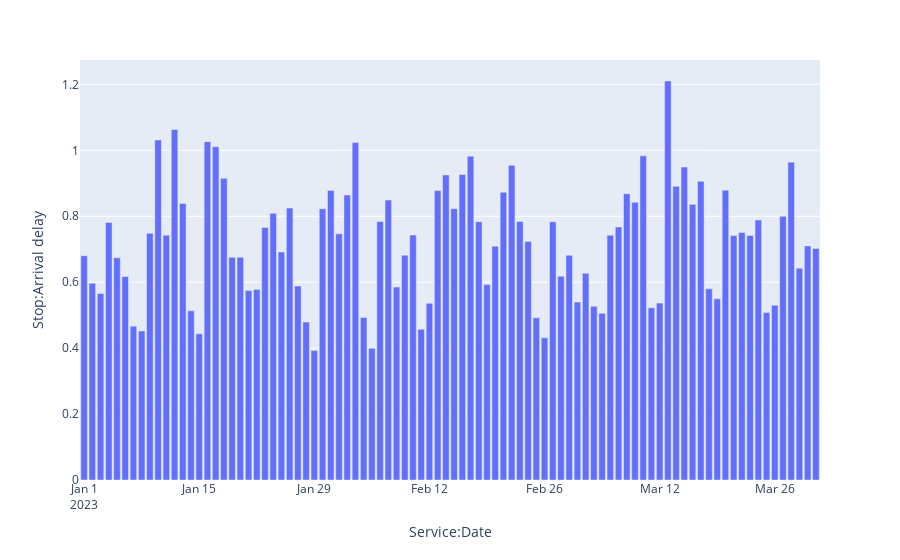

Notebook code cell kept with this figure:
### Markdown cell above
als ik naar wat de twee chards zeggen lijken ze goed evereen te komen. dit betekend dat meestal als een trein te laat binnen komt zal hij waarschijnlijk ook die zelfde verschil te laat vertrekken. en daarmee ga ik nu kijken wat de vertragin in minuten is in een tabel.

met deze table zal ik kijken of er op een bepaalde lijn meer vertragin is dan op een ander. hiervoor moet ik wel oppassen en kijken of ik niet te vaak de zelfde lijn meenemen. en ik pak de mean omdat ik de average vertaging van de ritten op een dag zien.

### Code cell
# Service:RDT-ID, Service:Date

grouped = Train_trafic_2023.groupby(['Service:Date', 'Service:RDT-ID'])['Stop:Arrival delay'].mean()

# To convert it back to a DataFrame
df_avarage_delay_day = grouped.reset_index(name='Stop:Arrival delay')

grouped = df_avarage_delay_day.groupby(['Service:Date'])['Stop:Arrival delay'].mean()

df_avarage_delay_day = grouped.reset_index(name='Stop:Arrival delay')

display(df_avarage_delay_day)

fig = px.bar(df_avarage_delay_day, x='Service:Date', y='Stop:Arrival delay')
fig.show()

### Figure 1 — Plotly figure (JSON) as saved in the notebook; plotly's stock layout.template omitted (floating-point values rounded to 4 significant figures)
{"data": [{"alignmentgroup": "True", "hovertemplate": "Service:Date=%{x}<br>Stop:Arrival delay=%{y}<extra></extra>", "legendgroup": "", "marker": {"color": "#636efa", "pattern": {"shape": ""}}, "name": "", "offsetgroup": "", "orientation": "v", "showlegend": false, "textposition": "auto", "type": "bar", "x": ["2023-01-01T00:00:00", "2023-01-02T00:00:00", "2023-01-03T00:00:00", "2023-01-04T00:00:00", "2023-01-05T00:00:00", "2023-01-06T00:00:00", "2023-01-07T00:00:00", "2023-01-08T00:00:00", "2023-01-09T00:00:00", "2023-01-10T00:00:00", "2023-01-11T00:00:00", "2023-01-12T00:00:00", "2023-01-13T00:00:00", "2023-01-14T00:00:00", "2023-01-15T00:00:00", "2023-01-16T00:00:00", "2023-01-17T00:00:00", "2023-01-18T00:00:00", "2023-01-19T00:00:00", "2023-01-20T00:00:00", "2023-01-21T00:00:00", "2023-01-22T00:00:00", "2023-01-23T00:00:00", "2023-01-24T00:00:00", "2023-01-25T00:00:00", "2023-01-26T00:00:00", "2023-01-27T00:00:00", "2023-01-28T00:00:00", "2023-01-29T00:00:00", "2023-01-30T00:00:00", "2023-01-31T00:00:00", "2023-02-01T00:00:00", "2023-02-02T00:00:00", "2023-02-03T00:00:00", "2023-02-04T00:00:00", "2023-02-05T00:00:00", "2023-02-06T00:00:00", "2023-02-07T00:00:00", "2023-02-08T00:00:00", "2023-02-09T00:00:00", "2023-02-10T00:00:00", "2023-02-11T00:00:00", "2023-02-12T00:00:00", "2023-02-13T00:00:00", "2023-02-14T00:00:00", "2023-02-15T00:00:00", "2023-02-16T00:00:00", "2023-02-17T00:00:00", "2023-02-18T00:00:00", "2023-02-19T00:00:00", "2023-02-20T00:00:00", "2023-02-21T00:00:00", "2023-02-22T00:00:00", "2023-02-23T00:00:00", "2023-02-24T00:00:00", "2023-02-25T00:00:00", "2023-02-26T00:00:00", "2023-02-27T00:00:00", "2023-02-28T00:00:00", "2023-03-01T00:00:00", "2023-03-02T00:00:00", "2023-03-03T00:00:00", "2023-03-04T00:00:00", "2023-03-05T00:00:00", "2023-03-06T00:00:00", "2023-03-07T00:00:00", "2023-03-08T00:00:00", "2023-03-09T00:00:00", "2023-03-10T00:00:00", "2023-03-11T00:00:00", "2023-03-12T00:00:00", "2023-03-13T00:00:00", "2023-03-14T00:00:00", "2023-03-15T00:00:00", "2023-03-16T00:00:00", "2023-03-17T00:00:00", "2023-03-18T00:00:00", "2023-03-19T00:00:00", "2023-03-20T00:00:00", "2023-03-21T00:00:00", "2023-03-22T00:00:00", "2023-03-23T00:00:00", "2023-03-24T00:00:00", "2023-03-25T00:00:00", "2023-03-26T00:00:00", "2023-03-27T00:00:00", "2023-03-28T00:00:00", "2023-03-29T00:00:00", "2023-03-30T00:00:00", "2023-03-31T00:00:00"], "xaxis": "x", "y": [0.6804, 0.5967, 0.5657, 0.7811, 0.6738, 0.6175, 0.4664, 0.452, 0.7484, 1.031, 0.7427, 1.063, 0.8386, 0.513, 0.4432, 1.026, 1.011, 0.9149, 0.6755, 0.6757, 0.5751, 0.5781, 0.7662, 0.8088, 0.6915, 0.8248, 0.5883, 0.479, 0.3926, 0.8227, 0.8784, 0.7466, 0.8643, 1.023, 0.4928, 0.3997, 0.7844, 0.849, 0.5852, 0.6819, 0.7431, 0.4574, 0.5361, 0.8778, 0.9252, 0.8228, 0.9266, 0.9823, 0.7835, 0.5927, 0.7094, 0.8726, 0.9544, 0.7843, 0.7235, 0.4919, 0.4314, 0.7834, 0.6181, 0.6817, 0.5395, 0.6267, 0.5268, 0.5054, 0.7422, 0.7677, 0.8684, 0.8426, 0.9832, 0.5222, 0.5365, 1.21, 0.8911, 0.9494, 0.8361, 0.9059, 0.5799, 0.5496, 0.8792, 0.7413, 0.7504, 0.7416, 0.7886, 0.5078, 0.53, 0.7997, 0.9641, 0.6426, 0.7101, 0.7022], "yaxis": "y"}], "layout": {"barmode": "relative", "legend": {"tracegroupgap": 0}, "margin": {"t": 60}, "xaxis": {"anchor": "y", "domain": [0, 1], "title": {"text": "Service:Date"}}, "yaxis": {"anchor": "x", "domain": [0, 1], "title": {"text": "Stop:Arrival delay"}}}}
